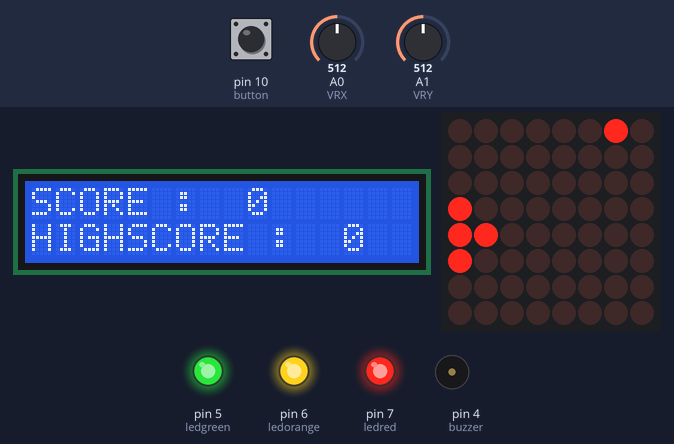
Recording of a sketch running on a simulated Arduino Uno, built with avr-gcc and run on an emulated ATmega328P. Parts: 16×2 character LCD, 8×8 LED matrix, output pins drawn as LEDs (lit = HIGH), buzzer (waves = sounding, pin HIGH). The test bench sets the inputs (shaded band); at power-on: pin 10 (button) LOW, A0 (VRX) = 512, A1 (VRY) = 512. Random numbers use the default seed unless the sketch sets one; what the sketch prints to the serial monitor is not drawn.

Above: at 1.2 s.
1.3 s: pin 10 (button) pulled HIGH for 0.15 s
At 2.7 s:
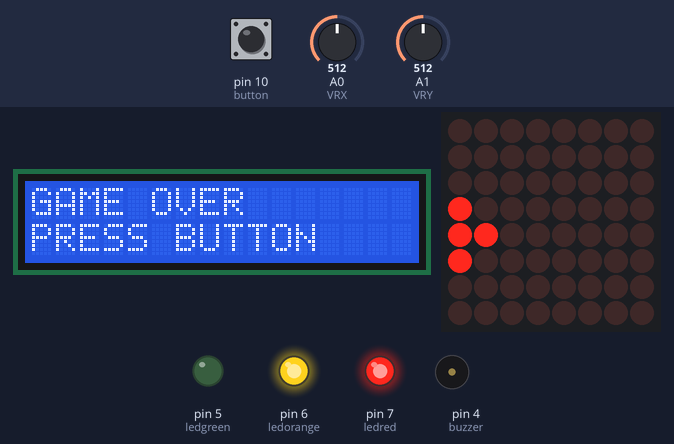
3.1 s: pin 10 (button) pulled HIGH for 1 s
At 5.2 s:
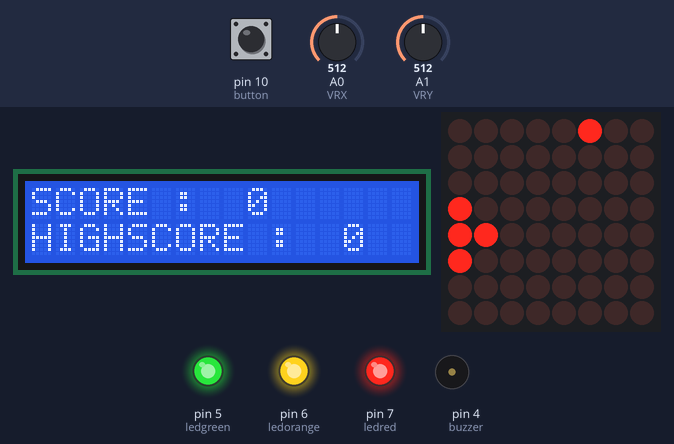
5.6 s: A0 (VRX) set to 273
8.6 s: A0 (VRX) set to 238
At 9.9 s:
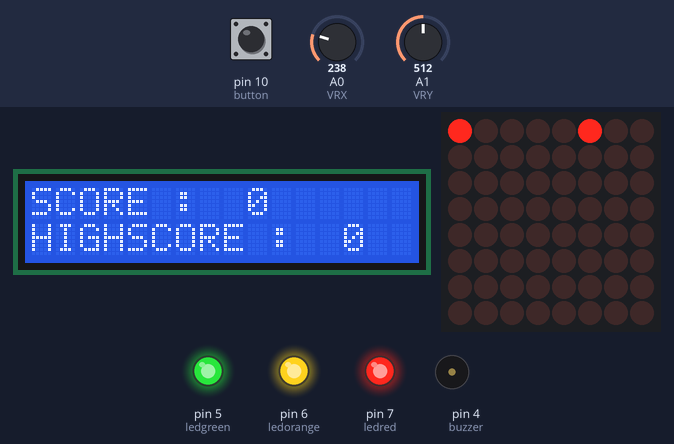
10.4 s: A0 (VRX) set to 749
13.4 s: A0 (VRX) set to 773
At 15.4 s:
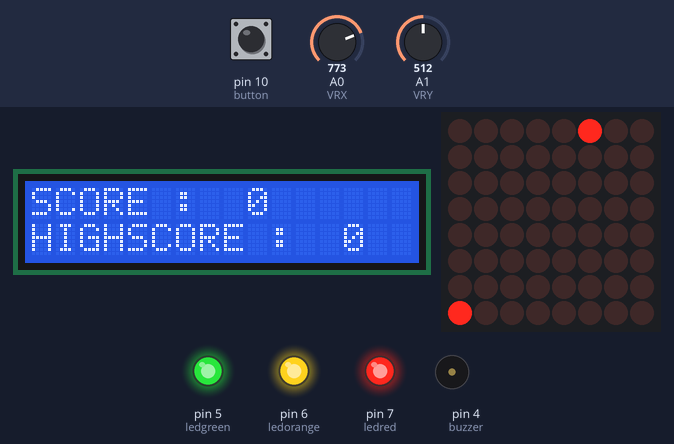
Timing chart, 0 to 16.9 s (numbered marks = the images above; inputs shaded):
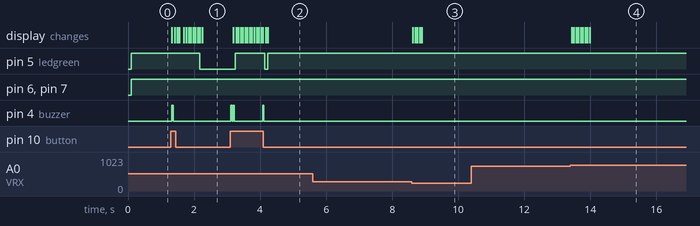

The sketch:

JOYSTICK_ON_MATRIX.ino
```cpp
/* THIS CODE IS MADE BY NICK DRIESEN & THOMAS OLIESLAGERS */
/* Made for a school project in 2024 */
/* We are making a ledgame on an 8X8 matrix */
/* The game is a version of space invaders */

#include <LiquidCrystal_I2C.h>
#include "LedControl.h"
LiquidCrystal_I2C lcd(0x27, 16, 2);

#define VRX A0                                 // Arduino pin connected to VRX pin
#define VRY A1                                 // Arduino pin connected to VRY pin
#define button 10                              // Arduino pin connected to button pin
#define buzzer 4                               // Arduino pin connected to button pin
#define ledgreen 5                             // Arduino pin connected to the green led
#define ledorange 6                            // Arduino pin connected to the orange led
#define ledred 7                               // Arduino pin connected to the red led
LedControl matrix = LedControl(11, 13, 12, 1); // defining the used pins for the matrix

const int HEIGHT = 8; // Height matrix
const int WIDTH = 8;  // Width matrix

unsigned long delaytime = 7;
int xValue = 0;           // value of the X axis on joystick
int yValue = 0;           // value of the Y axis on joystick
int xWaarde = 0;          // mapped x value
int yWaarde = 0;          // mapped y value
int xShoot;               // x value bullet
int yShoot;               // y value bullet
int x = 4;                // x value player
int y;                    // y value player
int xEnemy;               // x position enemy
int yEnemy;               // y position enemy
int bValue;               // button value
int score = 0;            // score
int highscore = 0;        // highscore
int hits = 0;             // the amount of lives you've wasted
int enemySpeedOne = 2000; // The default speed of the enemy in higher levels
int enemySpeedTwo = 1900; // The speed that will decrease every so many levels
unsigned long lastBulletUpdate = 0;
unsigned long lastenemyrespawn = 0;
// unsigned long enemySpeedDecrease = 0;
int level = 1;
int minscore = 0;
bool isShooting = false;

void setup()
{
  randomSeed(analogRead(A3));
  matrix.shutdown(0, false);
  matrix.setIntensity(0, 8);
  matrix.clearDisplay(0);
  Serial.begin(9600);
  pinMode(button, INPUT);
  pinMode(buzzer, OUTPUT);
  pinMode(ledgreen, OUTPUT);
  pinMode(ledorange, OUTPUT);
  pinMode(ledred, OUTPUT);
  lcd.init(); // initialize the lcd
  lcd.backlight();
  lcd.clear();
  xEnemy = random(0, WIDTH - 1);       // The x position of the enemy gets chosen random between the given parameters
  yEnemy = random(HEIGHT - 3, HEIGHT); // The y position of the enemy gets chosen random between the given parameters
  // startup();
}

void loop()
{
  matrix.clearDisplay(0);
  movement();
  bullet();
  shoot();
  points();
  switch (level)
  {
  case 0:
  {
    lcd.setCursor(0, 0);
    lcd.print("GAME OVER");
    lcd.setCursor(0, 1);
    lcd.print("PRESS BUTTON");
    score = 0;
    if (bValue == HIGH)
    {
      isShooting = false;
      level = 1;
      hits = 0;
      lcd.clear();
    }
    break;
  }
  case 1:
  {
    levelOne();
    break;
  }
  case 2:
  {
    levelTwo();
    break;
  }
  case 3:
  {
    levelThree();
    break;
  }
  }
  visual();
}

void movement()
{
  xValue = analogRead(VRX);
  xWaarde = map(xValue, 1021, 0, WIDTH - 1, -1); // reading and mapping tha value of x to be centered on the matrix
  yValue = analogRead(VRY);
  yWaarde = map(yValue, 1021, 0, 0, 1); // reading and mapping the calue of y to give it a maximum height to use

  if (xWaarde >= 2)
  { // movement right
    x = x + 1;
  }
  if (xWaarde <= 5)
  { // movement left
    x = x - 1;
  }
  if (x == WIDTH + 1)
  { // failsafe right side
    x = x - 1;
  }
  if (x == -2)
  { // failsafe left side
    x = x + 1;
  }

  // Creating the little spaceship
  matrix.setLed(0, x, y, true);
  matrix.setLed(0, x + 1, y, true);
  matrix.setLed(0, x - 1, y, true);
  matrix.setLed(0, x, y + 1, true);
}

void visual()
{
  Serial.print("x = "); // printing the X and Y values to the serial monitor
  Serial.print(x);
  Serial.print(", xValue = ");
  Serial.println(xWaarde);
  Serial.print("y = "); // printing the X and Y values to the serial monitor
  Serial.print(y);
  Serial.print(", yValue = ");
  Serial.println(yWaarde);
  Serial.print("knop = ");
  Serial.println(bValue);
  Serial.print("yShoot:");
  Serial.println(yShoot);
  Serial.print("yEnemy:");
  Serial.print(yEnemy);
}

void shoot()
{
  if (isShooting)
    return;
  bValue = digitalRead(button);
  if (bValue == HIGH)
  {
    isShooting = true;
    xShoot = x;
    yShoot = y + 1;
    digitalWrite(buzzer, HIGH);
    delay(40);
    digitalWrite(buzzer, LOW);
  }
}

void bullet()
{
  if (!isShooting)
    return;

  // isShooting has to be true
  matrix.setLed(0, xShoot, yShoot, true);

  long unsigned currentmillis = millis();
  if (currentmillis - lastBulletUpdate > 69)
  {
    matrix.setLed(0, xShoot, yShoot, false);
    lastBulletUpdate = currentmillis;
    yShoot++;
    hit();
  }
}

void screen()
{
  lcd.setCursor(0, 0);  // move cursor to   (Column 0, Row 0)
  lcd.print("SCORE :"); // print message at (0, 0)
  lcd.setCursor(9, 0);
  lcd.print(score);
  lcd.setCursor(0, 1);      // move cursor to   (2, 1)
  lcd.print("HIGHSCORE :"); // print message at (2, 1)
  lcd.setCursor(13, 1);
  lcd.print(highscore);
}

void startup() // make a startup animation when startin up
{
  for (int row = 0; row < 8; row++)
  {
    for (int col = 0; col < 8; col++)
    {
      delay(delaytime);
      matrix.setLed(0, row, col, true);
      delay(delaytime);
      for (int i = 0; i < col; i++)
      {
        matrix.setLed(0, row, col, false);
        delay(delaytime);
        matrix.setLed(0, row, col, true);
        delay(delaytime);
      }
    }
  }
  for (int i = 5; i < 8; i++)
  {
    digitalWrite(i, HIGH);
  }
}

void nextLevel()
{ // when going to the next level thr ship "flies" to the next area in an animation
  matrix.clearDisplay(0);
  for (int b; b < HEIGHT; b++)
  {
    matrix.setLed(0, x, b, true);
    matrix.setLed(0, x + 1, b, true);
    matrix.setLed(0, x - 1, b, true);
    matrix.setLed(0, x, b + 1, true);
    delay(50);
    matrix.setLed(0, x, b, false);
    matrix.setLed(0, x + 1, b, false);
    matrix.setLed(0, x - 1, b, false);
    matrix.setLed(0, x, b + 1, false);
    delay(50);
  }
}

void hit()
{
  if (xShoot == xEnemy && yShoot == yEnemy) // if the position of the bullet and the enemy are the same the enemy dies
  {
    Serial.print("Hit!");
    score = score + 1;
    respawnEnemy();
    isShooting = false;
  }
  if (yShoot == HEIGHT)
  {
    score = score - 1;
    hits = hits + 1;
    respawnEnemy();
    isShooting = false;
  }
}

void respawnEnemy()
{
  xEnemy = random(0, WIDTH - 1);
  yEnemy = random(HEIGHT - 3, HEIGHT - 1);
  xShoot = 0;
  yShoot = 0;
}

void levelOneEnemy() // Level one enemy is static, naamgeving is vrij vreemd, functies met kleine letter beginnen
{
  matrix.setLed(0, xEnemy, yEnemy, true);
}

void movinEnemy(int speed)
{ // Level two enemy moves every 1,5 seconds, using millis
  unsigned long currentmillis = millis();
  levelOneEnemy();
  if (currentmillis - lastenemyrespawn > speed)
  {
    xEnemy = random(0, WIDTH - 1);
    yEnemy = random(HEIGHT - 3, HEIGHT - 1);
    lastenemyrespawn = currentmillis;
  }
}

void levelOne()
{ // level one
  screen();
  levelOneEnemy();
  minscore = 0;
  lives();
  if (score < minscore)
  {
    gameOver();
  }
  if (score > 10)
  {
    level = 2;
  }
}

void levelTwo()
{ // level two
  screen();
  movinEnemy(enemySpeedOne);
  minscore = 10;
  lives();
  if (score < minscore)
  {
    gameOver();
  }
  if (score > 30)
  {
    level = 3;
  }
}

void levelThree()
{
  screen();
  movinEnemy(enemySpeedTwo);
  speedIncrease();
  minscore = 30;
  if (score < minscore)
  {
    gameOver();
  }
}

void speedIncrease()
{
  if (score % 10 == 0)
  {
    if (enemySpeedTwo == 1000 or enemySpeedTwo < 1000)
    {
      enemySpeedTwo = 1000;
    }
    else
    {
      enemySpeedTwo = enemySpeedTwo - 100;
      Serial.println(enemySpeedTwo);
    }
  }
}

void lives()
{
  switch (hits)
  {
  case 0:
  {
    for (int i = 5; i < 8; i++)
    {
      digitalWrite(i, HIGH);
    }
    break;
  }
  case 1: // you lost one of three lives
  {
    digitalWrite(ledgreen, LOW);
    break;
  }
  case 2: // you lost two of three lives
  {
    digitalWrite(ledorange, LOW);
    break;
  }
  case 3:
    digitalWrite(ledred, LOW);
    gameOver();
    break;
  }
}

void gameOver()
{
  level = 0;
  lcd.clear();
}

void points()
{
  if (score > highscore)
  {
    highscore = score;
  }
}
```

Measured:
- the behaviour switches between 256 and 255 on A0 (VRX) (found by bisection; images 2 and 3)
- the behaviour switches between 765 and 766 on A0 (VRX) (found by bisection; images 3 and 4)
- after the input at 1.3 s, pin 5 (ledgreen): HIGH → LOW after 0.88 s; pin 4 (buzzer): LOW → HIGH at once, → LOW 0.04 s later; the display: first changes at once (image 1 shows a later state)
- after the input at 3.1 s, pin 5 (ledgreen): LOW → HIGH after 0.15 s, → LOW 0.89 s later, → HIGH 0.10 s later; pin 4 (buzzer): goes HIGH 0.04 s, LOW 0.03 s, HIGH 0.04 s, LOW 0.85 s, HIGH 0.04 s, then LOW, starting at once; the display: first changes after 0.08 s (image 2 shows a later state)
